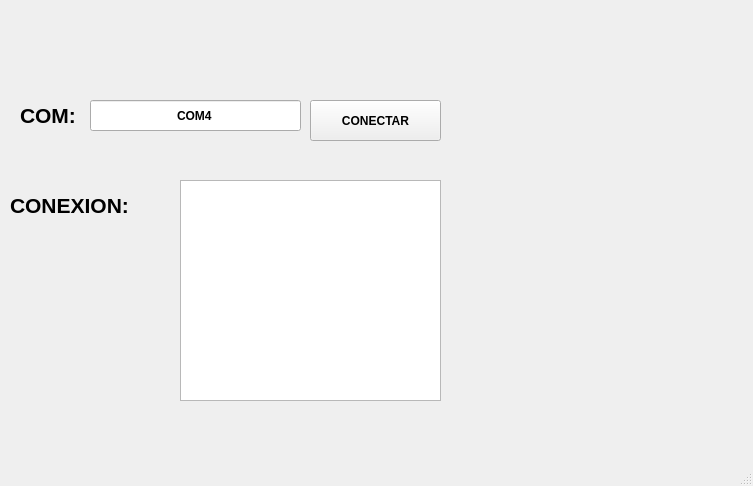
<?xml version="1.0" encoding="UTF-8"?>
<ui version="4.0">
 <class>MainWindow</class>
 <widget class="QMainWindow" name="MainWindow">
  <property name="geometry">
   <rect>
    <x>0</x>
    <y>0</y>
    <width>753</width>
    <height>486</height>
   </rect>
  </property>
  <property name="windowTitle">
   <string>MainWindow</string>
  </property>
  <widget class="QWidget" name="centralwidget">
   <widget class="QPushButton" name="btnconectar">
    <property name="geometry">
     <rect>
      <x>310</x>
      <y>100</y>
      <width>131</width>
      <height>41</height>
     </rect>
    </property>
    <property name="font">
     <font>
      <weight>75</weight>
      <bold>true</bold>
     </font>
    </property>
    <property name="text">
     <string>CONECTAR</string>
    </property>
   </widget>
   <widget class="QLineEdit" name="txt_com">
    <property name="geometry">
     <rect>
      <x>90</x>
      <y>100</y>
      <width>211</width>
      <height>31</height>
     </rect>
    </property>
    <property name="font">
     <font>
      <weight>75</weight>
      <bold>true</bold>
     </font>
    </property>
    <property name="text">
     <string>COM4</string>
    </property>
    <property name="alignment">
     <set>Qt::AlignCenter</set>
    </property>
   </widget>
   <widget class="QLabel" name="label_2">
    <property name="geometry">
     <rect>
      <x>20</x>
      <y>100</y>
      <width>61</width>
      <height>31</height>
     </rect>
    </property>
    <property name="font">
     <font>
      <pointsize>16</pointsize>
      <weight>75</weight>
      <bold>true</bold>
     </font>
    </property>
    <property name="text">
     <string>COM:</string>
    </property>
   </widget>
   <widget class="QLabel" name="label">
    <property name="geometry">
     <rect>
      <x>20</x>
      <y>20</y>
      <width>111</width>
      <height>51</height>
     </rect>
    </property>
    <property name="text">
     <string/>
    </property>
    <property name="pixmap">
     <pixmap resource="../../Recursos.qrc">:/meme/Imagen/fians.jpg</pixmap>
    </property>
    <property name="scaledContents">
     <bool>true</bool>
    </property>
   </widget>
   <widget class="QLabel" name="label_4">
    <property name="geometry">
     <rect>
      <x>610</x>
      <y>20</y>
      <width>111</width>
      <height>51</height>
     </rect>
    </property>
    <property name="text">
     <string/>
    </property>
    <property name="pixmap">
     <pixmap resource="../../Recursos.qrc">:/meme/Imagen/uat-logo.jpg</pixmap>
    </property>
    <property name="scaledContents">
     <bool>true</bool>
    </property>
   </widget>
   <widget class="QLabel" name="label_5">
    <property name="geometry">
     <rect>
      <x>570</x>
      <y>350</y>
      <width>151</width>
      <height>91</height>
     </rect>
    </property>
    <property name="text">
     <string/>
    </property>
    <property name="pixmap">
     <pixmap resource="../../Recursos.qrc">:/meme/Imagen/logo_equipo.jpg</pixmap>
    </property>
    <property name="scaledContents">
     <bool>true</bool>
    </property>
   </widget>
   <widget class="QTextEdit" name="txt_valores">
    <property name="geometry">
     <rect>
      <x>180</x>
      <y>180</y>
      <width>261</width>
      <height>221</height>
     </rect>
    </property>
   </widget>
   <widget class="QLabel" name="label_3">
    <property name="geometry">
     <rect>
      <x>10</x>
      <y>190</y>
      <width>161</width>
      <height>31</height>
     </rect>
    </property>
    <property name="font">
     <font>
      <pointsize>16</pointsize>
      <weight>75</weight>
      <bold>true</bold>
     </font>
    </property>
    <property name="text">
     <string>CONEXION:</string>
    </property>
   </widget>
  </widget>
  <widget class="QMenuBar" name="menubar">
   <property name="geometry">
    <rect>
     <x>0</x>
     <y>0</y>
     <width>753</width>
     <height>26</height>
    </rect>
   </property>
  </widget>
  <widget class="QStatusBar" name="statusbar"/>
 </widget>
 <resources>
  <include location="../../Recursos.qrc"/>
 </resources>
 <connections/>
</ui>
